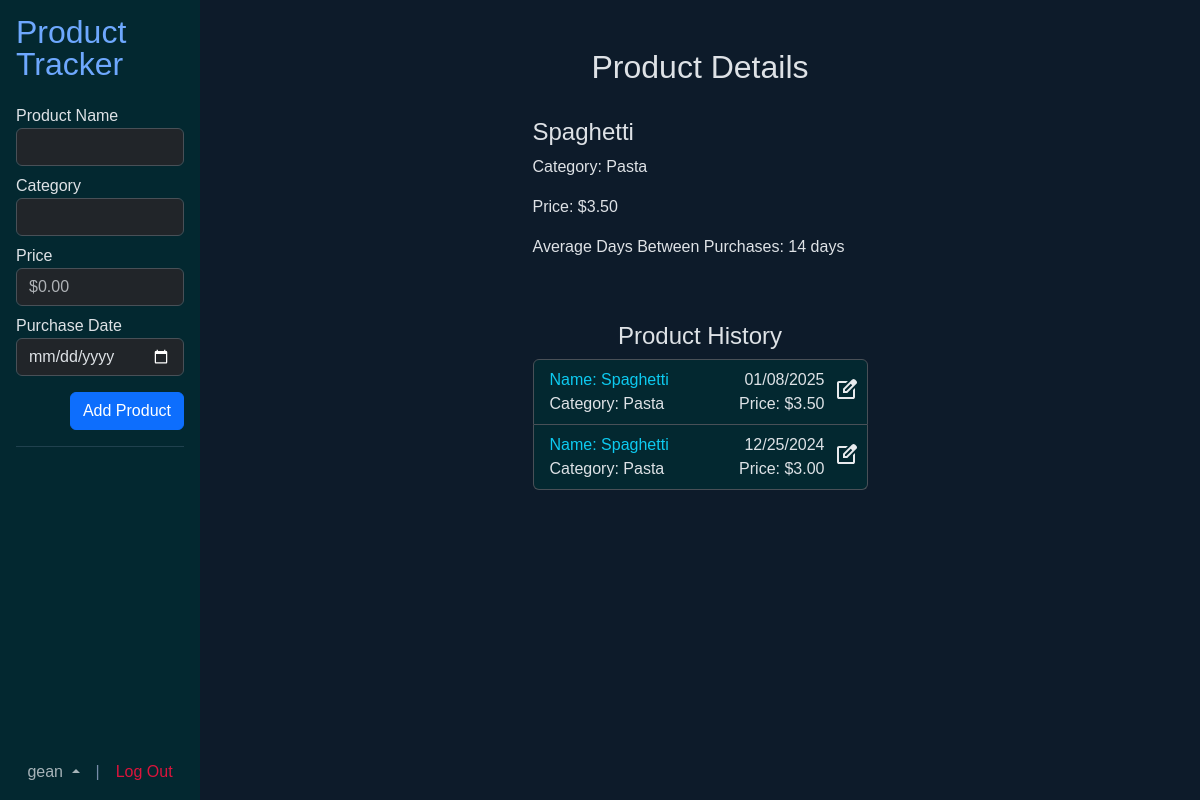
Screenshot of /product?id=42 (signed in) with the database file from the repository.
### tables this page shows
CREATE TABLE users (
id       INTEGER NOT NULL PRIMARY KEY AUTOINCREMENT,
username TEXT NOT NULL UNIQUE,
pwd      TEXT NOT NULL
);

CREATE TABLE items (
id        INTEGER NOT NULL PRIMARY KEY AUTOINCREMENT,
item_name TEXT NOT NULL UNIQUE,
cat_id    INTEGER NOT NULL,
    FOREIGN KEY (cat_id) REFERENCES categories(id)
    ON UPDATE CASCADE
    ON DELETE CASCADE
);

CREATE TABLE categories (
id       INTEGER NOT NULL PRIMARY KEY AUTOINCREMENT,
cat_name TEXT NOT NULL UNIQUE
);

CREATE TABLE history (
id         INTEGER NOT NULL PRIMARY KEY AUTOINCREMENT,
user_id    INTEGER NOT NULL,
item_id    INTEGER NOT NULL,
t_date INTEGER NOT NULL DEFAULT CURRENT_TIMESTAMP,
price      NUMERIC NOT NULL,
    FOREIGN KEY (user_id) REFERENCES users(id)
        ON UPDATE CASCADE
        ON DELETE CASCADE,
    FOREIGN KEY (item_id) REFERENCES items(id)
        ON UPDATE CASCADE
        ON DELETE CASCADE
);

### app.py (the view)
@app.route("/product", methods=["GET"])
@login_required
def product():
    categories = db.execute(text(
        "SELECT id, cat_name AS name FROM categories"
    )).fetchall()
    products = db.execute(text(
        """SELECT history.id AS hist_id, items.id, item_name AS name, cat_name AS category, price, t_date, username FROM history
            JOIN users ON user_id = users.id
            JOIN items ON item_id = items.id
            JOIN categories ON items.cat_id = categories.id
            WHERE user_id = :user AND item_id = (SELECT item_id FROM history WHERE id = :item)
            ORDER BY t_date DESC"""
    ), {"user": session["user_id"], "item": int(request.args.get("id"))}).fetchall()
    selected = None
    dt_diff = []
    for product in products:
        if product.hist_id == int(request.args.get("id")):
            selected = product
    for product in products:
        if product.name == selected.name:
            dt_diff.append(floor(int(product.t_date) / 86400))
    dt_sum = 0
    count = 0
    for i in range(len(dt_diff)):
        if i + 1 < len(dt_diff):
            dt_sum += dt_diff[i] - dt_diff[i + 1]
            count += 1
    try:
        avg_days = int(dt_sum / count)
    except ZeroDivisionError:
        avg_days = 0
    try:
        username = db.execute(text(
            "SELECT username FROM users WHERE id = :id"
        ), {"id": session['user_id']}).fetchone().username
    except:
        session.clear()
        return redirect("/")
    return render_template("index.html", selected_product=selected, products=products, categories=categories, avg_days=avg_days, username=username)

### app.py (called while the page is built)
def usd(value):
    return f"${value:,.2f}"

def date_format(pattern, value):
    return time.strftime(pattern, time.localtime(value))

def login_required(f):
    @wraps(f)
    def decorated_function(*args, **kwargs):
        if session.get("user_id") is None:
            return redirect("/login")
        return f(*args, **kwargs)
    return decorated_function

### templates/index.html (shortened to what this page needs)
{% extends "layout.html" %}
{% block main %}
	<div class="d-flex h-100 p-0 m-0">
		<div class="offcanvas-sm" style="width:200px"></div>
		<nav class="offcanvas-sm offcanvas-start p-3 h-100 bg-info-subtle" style="width: 200px; position: fixed;" tabindex="-1" id="offcanvasResponsive" aria-labelledby="offcanvasResponsiveLabel">
            <div class="offcanvas-body-sm" style="height: 60%">
				<h2 class="offcanvas-title mb-4 lh-1"><a href="/">Product Tracker</a></h2>
				<form method="POST" action="{{ url_for('add_product')}}">
					<div class="form-group mb-2">
						<label for="name">Product Name</label>
						<input type="text" class="form-control" id="name" name="name" required autocomplete="name">
					</div>
					<div class="form-group mb-2">
						<label for="category">Category</label>
						<input name="category" class="form-control" list="datalistOptions" id="category">
					</div>
					<div class="form-group mb-2">
						<label for="price">Price</label>
						<input type="number" class="form-control" id="price" name="price" required step="0.01" min="0" placeholder="$0.00">
					</div>
					<div class="form-group mb-2">
						<label for="date">Purchase Date</label>
						<input type="date" class="form-control" id="date" name="date" required>
					</div>
					<div class="form-group mb-3 pt-2 text-end">
						<button type="submit" class="btn btn-primary">Add Product</button>
					</div>
				</form>
				<hr style="color: #778DA9">
			</div>
			<div id="user-div" class="offcanvas-footer d-flex justify-content-center align-items-end dropup" style="height:40%">
				<a class="text-muted dropdown-toggle" data-bs-toggle="dropdown" aria-expanded="false" style="cursor: pointer">{{ username }} </a>
				<a class="px-3" style="color: #778DA9">|</a>
				<a href="/logout" style="color: #DC143C">Log Out</a>
			</div>
		</nav>
		<div class="text-center mx-auto pt-5">
			<div id="main-content">
				<div class="text-start pb-4" style="height: 250px; width: 335px;">
					{% if selected_product %}
						<h2 class="pb-4 text-center">Product Details</h2>
						<h4>{{ selected_product.name.capitalize() }}</h3>
						<p>Category: {{ selected_product.category.capitalize() }}</p>
						<p>Price: {{ usd(selected_product.price) }}</p>
						<p>Average Days Between Purchases: {{ avg_days }} days</p>
					{% else %}
						<div class="text-center">
							<h2>Product Details</h2>
							<p>Select a product to see details.</p>
						</div>
					{% endif %}
				</div>
				<div class="mt-4 mx-auto pb-4" style="width: 335px;">
					<h4>Product History</h4>
					<ul id="product-list" class="list-group">
						{% if products %}
							{% for product in products %}
								<li class="bg-info-subtle d-flex list-group-item pb-2 pe-0">
									<div class="w-100 text-start">
										<a href="{{ url_for('product', id=product.hist_id) }}" class="text-body">
											<div class="row">
												<div class="col-auto text-info">Name: {{ product.name.capitalize() }}</div>
												<div class="col text-end">{{ date_format("%m/%d/%Y", product.t_date) }}</div>
											</div>
											<div class="row">
												<div class="col-auto">Category: {{ product.category.capitalize() }}</div>
												<div class="col text-end">Price: {{ usd(product.price) }}</div>
											</div>
										</a>
									</div>
									<div>
										<button name="edit" value="{{ product.hist_id }}" class="btn p-2 pb-0 pt-2" data-bs-toggle="modal" data-bs-target="#modal" data-bs-name="{{ product.name.capitalize() }}">
										</button>
									</div>
								</li>
							{% endfor %}
						{% else %}
								<p>No Products</p>
						{% endif %}
					</ul>
				</div>
			</div>
		</div>
    </div>
{% endblock %}

### templates/layout.html (style rules this page uses)
body { background-color: #0D1B2A; font-family: 'montserrat', sans-serif; height: 100vh; }
a { text-decoration: none; }

### rows the page displays
users: username "gean"
items: name "Spaghetti"
categories: category "Pasta"
history: price "$3.50", name "Spaghetti", t_date "01/08/2025", category "Pasta"
history: name "Spaghetti", t_date "12/25/2024", category "Pasta", price "$3.00"

### other values shown
{{ avg_days }} "14"
